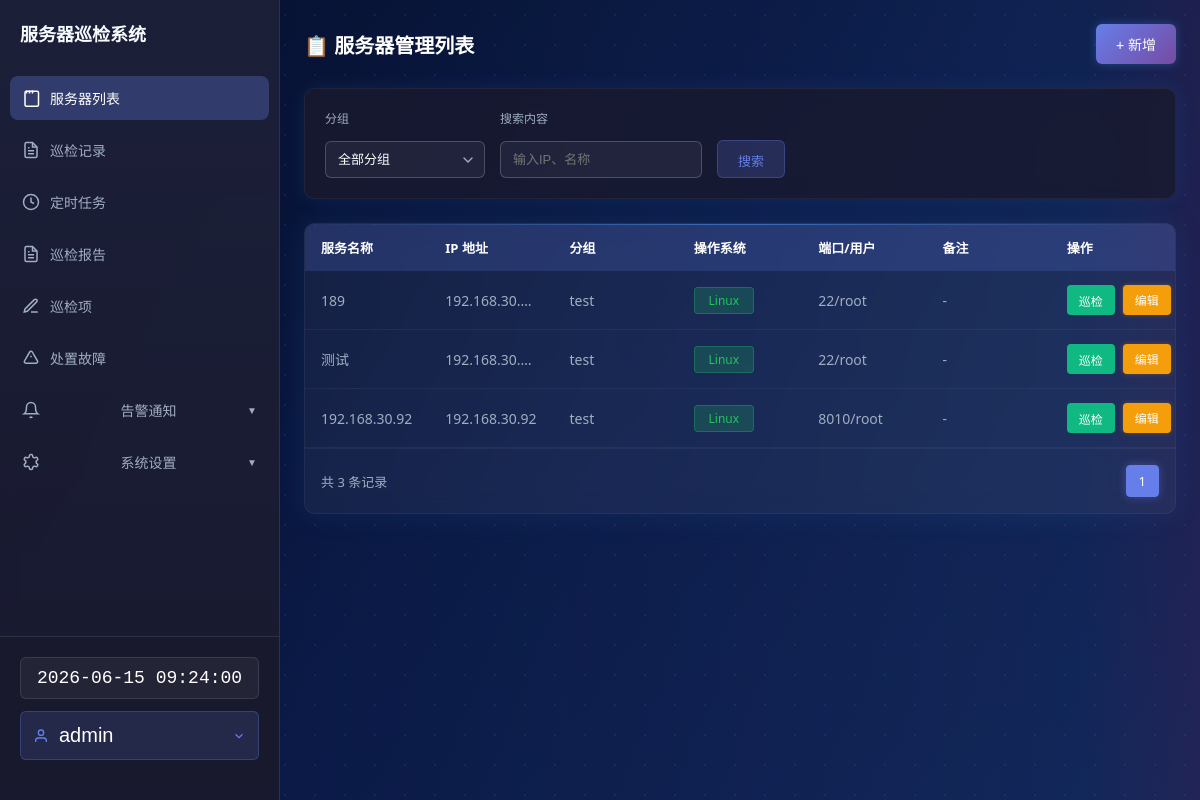
The page / (signed in) on the database its author committed.
### tables this page shows
CREATE TABLE servers (
            id INTEGER PRIMARY KEY AUTOINCREMENT,
            name TEXT NOT NULL,
            ip TEXT NOT NULL,
            port INTEGER DEFAULT 22,
            username TEXT NOT NULL,
            private_key_content BLOB,
            password TEXT,
            group_id INTEGER DEFAULT 1,
            remark TEXT,
            created_at TIMESTAMP DEFAULT CURRENT_TIMESTAMP, is_deleted INTEGER DEFAULT 0, os_type TEXT DEFAULT 'linux',
            FOREIGN KEY (group_id) REFERENCES groups(id)
        );

CREATE TABLE groups (
            id INTEGER PRIMARY KEY AUTOINCREMENT,
            name TEXT NOT NULL UNIQUE,
            created_at TIMESTAMP DEFAULT CURRENT_TIMESTAMP
        , sort_order INTEGER DEFAULT 0, is_deleted INTEGER DEFAULT 0, parent_id INTEGER);

### app.py (the view)
    def decorated_function(*args, **kwargs):
        token = request.headers.get('X-API-Token')
        if token:
            username = validate_token(token)
            if username:
                session['username'] = username
                return f(*args, **kwargs)
        if 'username' in session:
            return f(*args, **kwargs)
        return jsonify({'success': False, 'message': '未授权访问，请先登录或提供有效的 API Token'}), 401

### app.py (called while the page is built)
def login_required(f):
    def decorated_function(*args, **kwargs):
        token = request.headers.get('X-API-Token')
        if token:
            username = validate_token(token)
            if username:
                session['username'] = username
                return f(*args, **kwargs)
        if 'username' in session:
            return f(*args, **kwargs)
        return jsonify({'success': False, 'message': '未授权访问，请先登录或提供有效的 API Token'}), 401
    decorated_function.__name__ = f.__name__
    decorated_function.__doc__ = f.__doc__
    return decorated_function

@app.route('/')
@login_required
def index():
    group_id = request.args.get('group_id', 'all')
    ip = request.args.get('ip', '')
    page = request.args.get('page', 1, type=int)
    per_page = 10
    servers = []
    total = 0
    if ip:
        servers = search_servers(ip)
        total = len(servers)
    else:
        servers = get_all_servers(group_id, page, per_page)
        total = get_servers_count(group_id)
    total_pages = (total + per_page - 1) // per_page
    groups = get_all_groups()
    return render_template('index.html', servers=servers, groups=groups, selected_group=group_id, search_ip=ip, page=page, per_page=per_page, total=total, total_pages=total_pages)

### database.py (called while the page is built, shortened)
def _get_db_module():
    if DATABASE_TYPE == 'postgresql':
        import psycopg
        return psycopg
    elif DATABASE_TYPE != 'sqlite':
        import mysql.connector
        return mysql.connector
    else:  # sqlite
        import sqlite3
        return sqlite3

def _get_connection_string():
    if DATABASE_TYPE == 'postgresql':
        return {
            'host': DB_HOST,
            'port': DB_PORT,
            'user': DB_USER,
            'password': DB_PASSWORD,
            'database': DB_DATABASE
        }
    else:  # sqlite
        return DATABASE_PATH

def get_servers_count(group_id=None):
    conn = get_connection()
    cursor = conn.cursor()
    if group_id and group_id != 'all':
        cursor.execute('SELECT COUNT(*) FROM servers WHERE group_id = %s AND is_deleted = 0' if DATABASE_TYPE != 'sqlite' else 'SELECT COUNT(*) FROM servers WHERE group_id = ? AND is_deleted = 0', (group_id,))
    else:
        cursor.execute('SELECT COUNT(*) FROM servers WHERE is_deleted = 0')
    count = cursor.fetchone()[0]
    conn.close()
    return count

### templates/index.html (shortened to what this page needs)
{% extends 'base.html' %}
{% block content %}
<div class="header">
    <div class="header-left">
        <h2>📋 服务器管理列表</h2>
    </div>
    <div class="header-right">
        <button class="btn btn-add" onclick="goToAdd()">+ 新增</button>
    </div>
</div>
<div class="search-bar">
    <div class="form-group">
        <label>分组</label>
        <select id="group_filter" onchange="search()">
            <option value="all" {% if selected_group == 'all' %}selected{% endif %}>全部分组</option>
        </select>
    </div>
    <div class="form-group">
        <label>搜索内容</label>
        <input type="text" id="ip_search" placeholder="输入IP、名称" value="{{ search_ip }}">
    </div>
    <button onclick="search()">搜索</button>
</div>
<div class="table-container">
    {% if servers %}
    <table class="data-table">
        <thead>
            <tr>
                <th>服务名称</th>
                <th>IP 地址</th>
                <th>分组</th>
                <th>操作系统</th>
                <th>端口/用户</th>
                <th>备注</th>
                <th>操作</th>
            </tr>
        </thead>
        <tbody>
            {% for server in servers %}
            <tr>
                <td>{{ server[1] }}</td>
                <td>{{ server[2] }}</td>
                <td>{{ server[6] or '-' }}</td>
                <td><span class="os-badge os-{{ server[8] or 'linux' }}">{% if server[8] == 'windows' %}Windows{% else %}Linux{% endif %}</span></td>
                <td>{{ server[3] }}/{{ server[4] }}</td>
                <td>{{ server[7] or '-' }}</td>
                <td>
                    <div class="action-btns">
                        <button class="action-btn btn-inspect" onclick="startInspection({{ server[0] }}, '{{ server[1] }}')">巡检</button>
                        <a href="/edit/{{ server[0] }}" class="action-btn btn-edit">编辑</a>
                    </div>
                </td>
            </tr>
            {% endfor %}
        </tbody>
    </table>
    <div class="pagination">
        <div class="pagination-info">共 {{ total }} 条记录</div>
        <div class="pagination-links">
            {% for p in range(1, total_pages+1) %}
            <a href="/?group_id={{ selected_group }}&ip={{ search_ip }}&page={{ p }}" {% if p == page %}class="active"{% endif %}>{{ p }}</a>
            {% endfor %}
        </div>
    </div>
    {% else %}
    <div class="empty-state">
        <h3>暂无服务器</h3>
        <p>点击上方按钮添加您的第一台服务器</p>
        <a href="/add">添加服务器</a>
    </div>
    {% endif %}
</div>
{% endblock %}

### static/css/tech-effects.css (style rules this page uses)
.search-bar { background: rgba(13, 25, 58, 0.6); border: 1px solid rgba(60, 140, 255, 0.25); border-radius: 6px; padding: 15px 20px; display: flex; gap: 12px; align-items: center; backdrop-filter: blur(6px); position: relative; overflow: hidden; box-shadow: 0 0 20px rgba(73, 160, 255, 0.1); }
.search-bar::before { content: ""; position: absolute; top: 0; left: -100%; width: 100%; height: 100%; background: linear-gradient(90deg, transparent, rgba(73, 160, 255, 0.2), transparent); animation: barShine 4s linear infinite; }
.card, .table-container { background: rgba(13, 25, 58, 0.6); border: 1px solid rgba(60, 140, 255, 0.25); border-radius: 8px; overflow: hidden; backdrop-filter: blur(6px); position: relative; box-shadow: 0 0 30px rgba(73, 160, 255, 0.1); }
.card::before, .table-container::before { content: ""; position: absolute; top: 0; left: 0; right: 0; height: 1px; background: linear-gradient(90deg, transparent, rgba(73, 160, 255, 0.5), transparent); animation: borderShine 3s linear infinite; }
.btn-blue, .btn-add, .btn-primary { padding: 8px 18px; background: linear-gradient(135deg, #2d7cff 0%, #49a0ff 100%); color: #fff; border: none; border-radius: 4px; cursor: pointer; transition: all 0.3s; position: relative; overflow: hidden; box-shadow: 0 0 10px rgba(73, 160, 255, 0.3); }
.btn-edit { padding: 6px 12px; background: linear-gradient(135deg, #f59e0b 0%, #fbbf24 100%); color: white; border: none; border-radius: 4px; cursor: pointer; transition: all 0.3s; box-shadow: 0 0 5px rgba(245, 158, 11, 0.3); }
.pagination { padding: 16px; display: flex; justify-content: space-between; align-items: center; border-top: 1px solid rgba(255, 255, 255, 0.05); }
.pagination-info { color: #a0aec0; font-size: 13px; }
.pagination-links { display: flex; gap: 4px; }
.pagination-links a { padding: 6px 12px; border-radius: 4px; color: #a0aec0; text-decoration: none; font-size: 13px; transition: all 0.3s ease; background: rgba(255, 255, 255, 0.02); border: 1px solid rgba(255, 255, 255, 0.05); }
.pagination-links a.active { background: #667eea; color: #fff; border-color: #667eea; box-shadow: 0 0 10px rgba(102, 126, 234, 0.4); }
.os-badge { display: inline-block; padding: 4px 10px; border-radius: 20px; font-size: 12px; font-weight: 500; text-align: center; min-width: 60px; }
.os-badge.os-linux { background: rgba(34, 197, 94, 0.2); color: #22c55e; border: 1px solid rgba(34, 197, 94, 0.3); }

### templates/index.html (style rules this page uses)
.table-container { width: 100%; overflow-x: auto; }
.action-btn { text-decoration: none; display: inline-block; }
.btn-inspect { background: #10b981; color: #fff; }
.pagination { padding: 16px; display: flex; justify-content: space-between; align-items: center; border-top: 1px solid rgba(255, 255, 255, 0.05); }
.pagination-info { color: #a0aec0; font-size: 13px; }
.pagination-links { display: flex; gap: 4px; }
.pagination-links a { padding: 6px 12px; border-radius: 4px; color: #a0aec0; text-decoration: none; font-size: 13px; transition: all 0.3s ease; }
.pagination-links a.active { background: #667eea; color: #fff; }
.os-badge { display: inline-block; padding: 4px 8px; border-radius: 4px; font-size: 12px; font-weight: 500; }
.os-linux { background: rgba(16, 185, 129, 0.2); color: #10b981; border: 1px solid rgba(16, 185, 129, 0.3); }

### rows shown on the page
servers: name "189", ip "192.168.30.…", name "test", os_type "Linux", port "22", username "root", remark "-"
servers: name "测试", ip "192.168.30.…", name "test", os_type "Linux", port "22", username "root", remark "-"
servers: name "192.168.30.92", ip "192.168.30.92", name "test", os_type "Linux", port "8010", username "root", remark "-"

### other values the page prints
{{ session.get('username', '用户') }} "admin"
{{ total }} "3"
{{ p }} "1"
